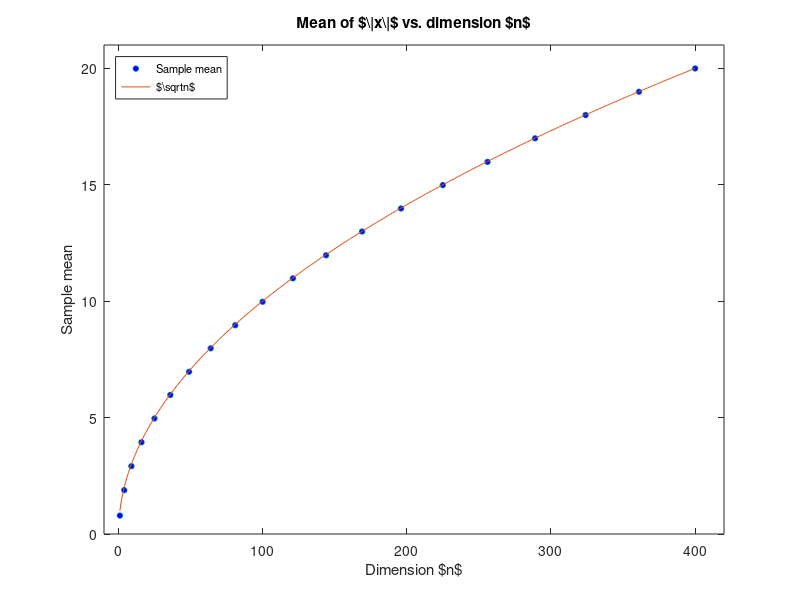
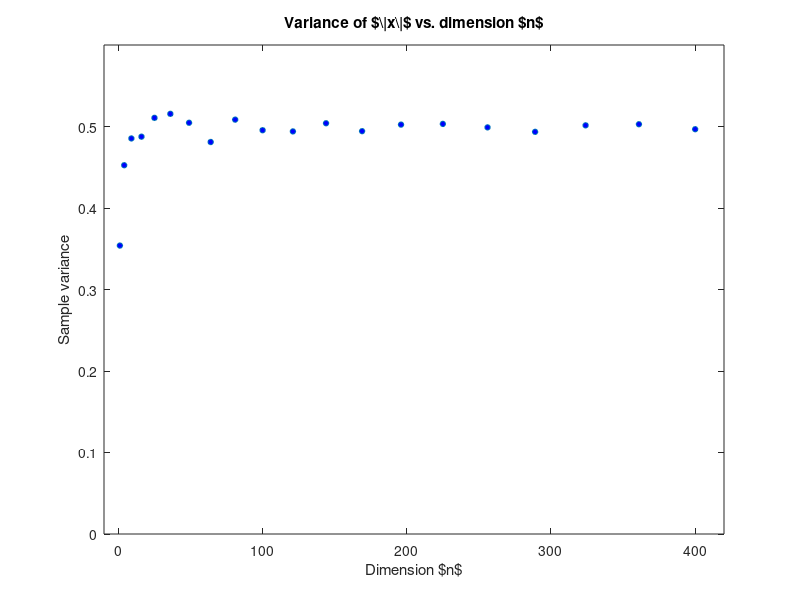

Reproduce these figures in MATLAB, in order.
function [] = main()

p5()

end

%GNU Octave
function [] = p5()
   N = 10000;
   n = (1:20).^2;

   stats = zeros([numel(n) 2]);
   for i=1:numel(n)
      X = randn([n(i) N]);
      nrmx = norm(X,2,'cols');
      stats(i,1) = mean(nrmx);
      stats(i,2) = var(nrmx);
   end
   
   plot(n,stats(:,1),'o','markerfacecolor',[0,0,1],'markersize',4,...
      1:1:400,sqrt(1:1:400))
   axis([-10 420 0 21])
   h = legend('Sample mean','$\sqrt{n}$','location','northwest');
   set(h,'interpreter','TeX','fontsize',8);
   xlabel('Dimension $n$','interpreter','TeX');
   ylabel('Sample mean');
   title('Mean of $\|x\|$ vs. dimension $n$','interpreter','TeX');
   print('figures/p5_mean.tikz','-dtikz','-S640,480');

   clf()
   plot(n,stats(:,2),'o','markerfacecolor',[0,0,1],'markersize',4)
   axis([-10 420 0 .6]);
   xlabel('Dimension $n$','interpreter','TeX');
   ylabel('Sample variance');
   title('Variance of $\|x\|$ vs. dimension $n$','interpreter','TeX');
   print('figures/p5_var.tikz','-dtikz','-S640,480');
end

% GNU Octave
function [] = p4()
   N = 10000;
   n = [4,25,100,225,400];

   for i=1:numel(n)
      X = randn([n(i) N]);
      nrmx = norm(X,2,'cols');
      
      hist(nrmx,50)
      xlabel('$\|x\|$','interpreter','TeX');
      ylabel('Count','interpreter','TeX');
      title(strcat('Histogram of $\|x\|$ for $10000$ samples with $n = ',...
         sprintf('%d$.',n(i))),'interpreter','TeX');
      print(sprintf('figures/p4_%d.tikz',n(i)),'-dtikz','-S640,480');
   end
end

function [] = p3()
   N = 10000;
   n = (1:19).^2;

   for i=1:numel(n)
      X = randn([n(i),N]);
   end
end

% GNU Octave
function [] = p2()
   n = 1:400;
   num_rejects = zeros(size(n));
   for i=1:numel(n)
      num_rejects(i) = rejection_counter(10000,n(i));
   end

   loglog(n,num_rejects);
   xlabel('Dimension n','interpreter','TeX');
   ylabel('Number of rejections', 'interpreter', 'TeX');
   title('Number of rejections vs. Dimension','interpreter','TeX');
   print('figures/p2.tikz','-dtikz','-S640,480');
end

function [num_rejects] = rejection_counter(N,n)
   r = 1.;
   num_rejects = 0;
   for i=1:N
      x = r*(1.-2.*rand([n 1]));
      if norm(x,2) <= r
         % store x, if needed
      else
         % generate a new x
         num_rejects = num_rejects+1;
      end
   end
end

function [] = p1(N,n)
   r = 1.;
   X = zeros([n N]);
   for i=1:N
      x = r*(1.-2.*rand([n 1]));
      if norm(x,2) <= r
         X(:,i) = x;
      %else
         % generate a new x
      end
   end
end
